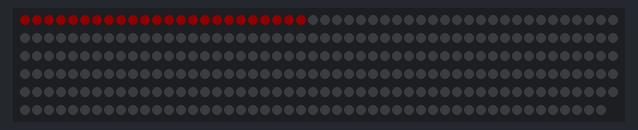
Simulated run of this sketch. Board: Arduino Uno, built with avr-gcc and run on an emulated ATmega328P. On the bench: 299 RGB LEDs in strip order, left to right, continuing on the next row. Dim RGB values are drawn brighter than linear.

Above: at 0.47 s.
At 5.14 s:
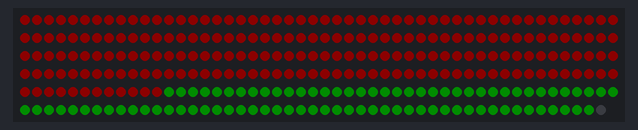
At 10.09 s:
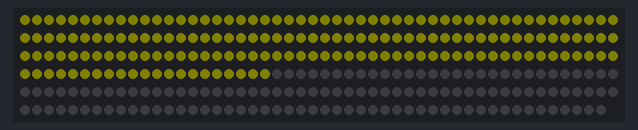
At 19.97 s:
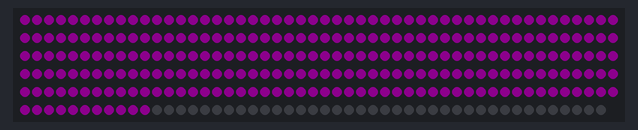
At 29.87 s:
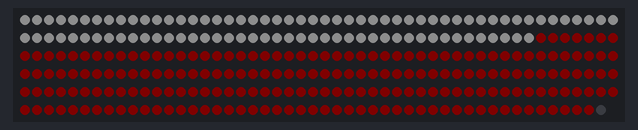
At 39.76 s:
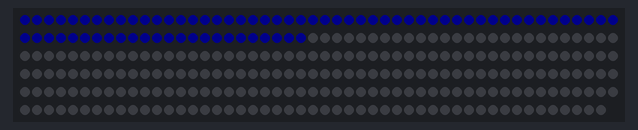

The sketch:

LedGoBrrrShift.ino
```cpp
#include <FastLED.h>

#define LED_DATA_PIN 7
#define NUM_LEDS 299
#define NUM_COLORS 7

CRGB ledStrip[NUM_LEDS];

int color = 0;

void setup()
{
  FastLED.addLeds<WS2812, LED_DATA_PIN, GRB>(ledStrip, NUM_LEDS);
  FastLED.setBrightness(15);
}

void loop()
{
  for (int i = 0; i <= NUM_LEDS-1; i++)
  {
    setRange(0, i, getColor(i));
    FastLED.show();
    delay(1);
  }
  nextColor();
  for (int i = NUM_LEDS-1; i >= 0; i--)
  {
    setRange(i, NUM_LEDS-1, getColor(255-(i)));
    FastLED.show();
    delay(1);
  }
  nextColor();
}

void setRange(int startIndex, int endIndex, CRGB color)
{
  for (int i = 0; i < endIndex - startIndex; i++)
  {
    ledStrip[i + startIndex] = color;
  }
}

CRGB getColor(int shift)
{
  int val = 255-shift;
  switch (color)
  {
    case 0:
      return CRGB(val, 0, 0);
    case 1:
      return CRGB(0, val, 0);
    case 2:
      return CRGB(val, val, 0);
    case 3:
      return CRGB(0, 0, val);
    case 4:
      return CRGB(val, 0, val);
    case 5:
      return CRGB(0, val, val);
    case 6:
      return CRGB(val, val, val);
  }
  return CRGB(0, 0, 0);
}

void nextColor()
{
  if (color + 1 == NUM_COLORS)
    color = 0;
  else
    color++;
}
```
